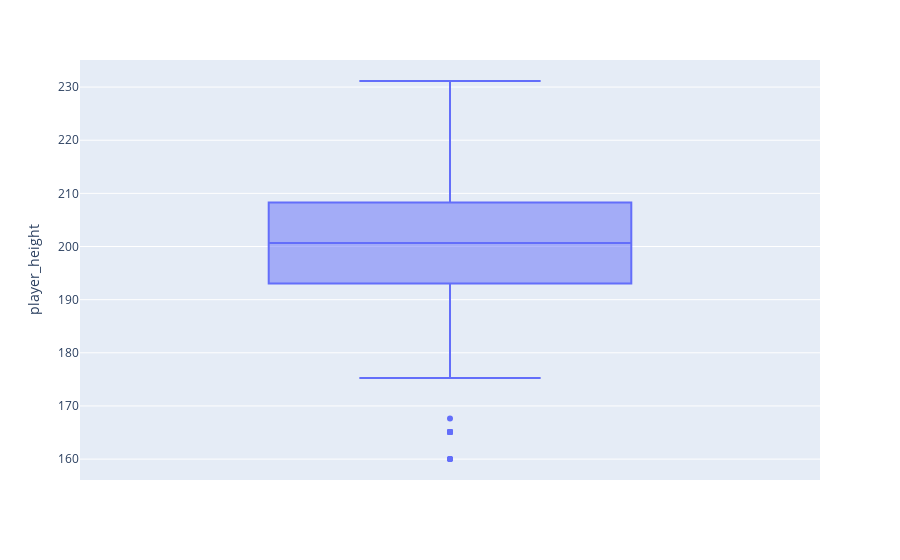

Notebook cell for this chart:
### Markdown cell above
**Boxplots:** Useful way to summarise the distribution of your data in your dataset.

### Code cell
import plotly.express as px
fig = px.box(df, y='player_height', hover_data=['player_name'])
fig.show()

### Figure 1 — Plotly figure (JSON) as saved in the notebook; plotly's stock layout.template omitted (floating-point values rounded to 4 significant figures; data arrays with more than 128 entries replaced by an {"elided": "..."} marker saying what was removed)
{"data": [{"alignmentgroup": "True", "customdata": {"elided": "11700x1 str values"}, "hovertemplate": "player_height=%{y}<br>player_name=%{customdata[0]}<extra></extra>", "legendgroup": "", "marker": {"color": "#636efa"}, "name": "", "notched": false, "offsetgroup": "", "orientation": "v", "showlegend": false, "type": "box", "x0": " ", "xaxis": "x", "y": {"elided": "11700 float values"}, "y0": " ", "yaxis": "y"}], "layout": {"boxmode": "group", "legend": {"tracegroupgap": 0}, "margin": {"t": 60}, "xaxis": {"anchor": "y", "domain": [0, 1]}, "yaxis": {"anchor": "x", "domain": [0, 1], "title": {"text": "player_height"}}}}
